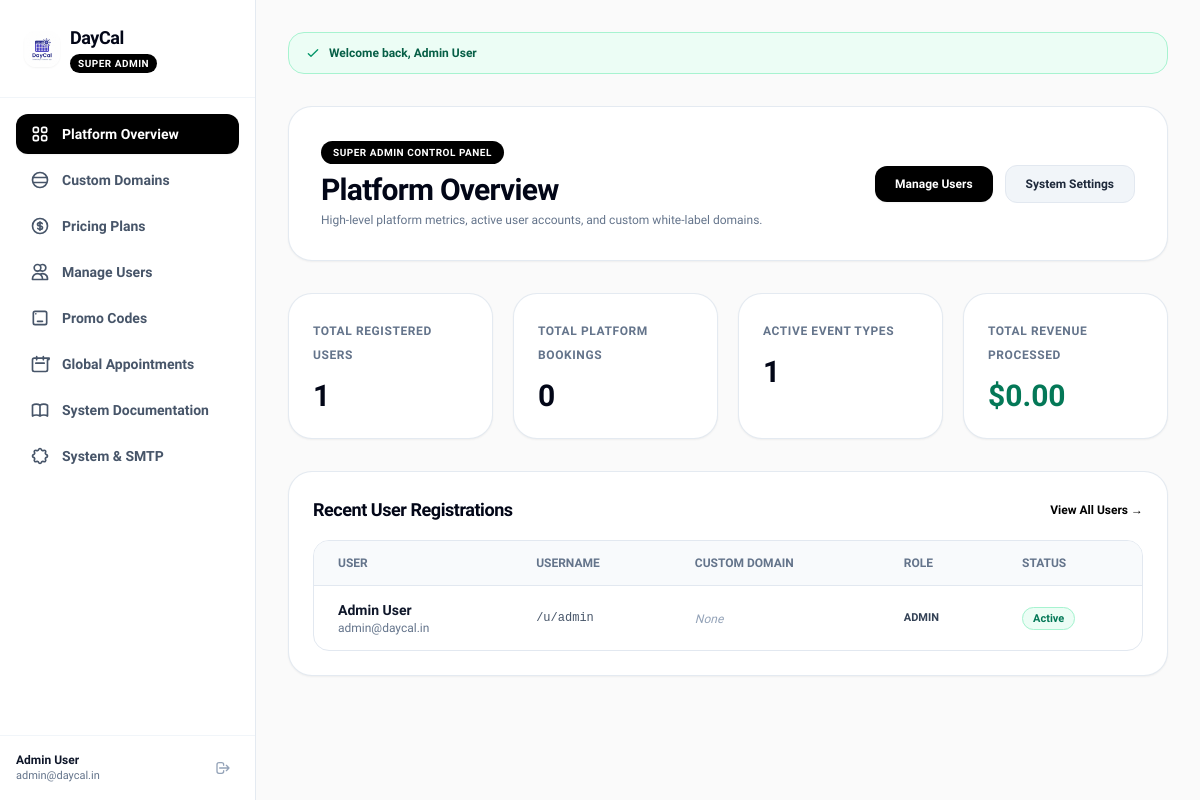
The page /admin (signed in) on the database its author committed.
### tables this page shows
CREATE TABLE `profiles` (
  `id` INT UNSIGNED AUTO_INCREMENT PRIMARY KEY,
  `user_id` INT UNSIGNED NOT NULL,
  `phone` VARCHAR(30) NULL,
  `timezone` VARCHAR(50) NOT NULL DEFAULT 'UTC',
  `company_name` VARCHAR(255) NULL,
  `custom_domain` VARCHAR(255) NULL,
  `bio` TEXT NULL,
  `avatar` VARCHAR(255) NULL,
  `upi_id` VARCHAR(100) NULL,
  `qr_code` VARCHAR(255) NULL,
  `created_at` TIMESTAMP DEFAULT CURRENT_TIMESTAMP,
  `updated_at` TIMESTAMP DEFAULT CURRENT_TIMESTAMP ON UPDATE CURRENT_TIMESTAMP,
  UNIQUE KEY `user_profile` (`user_id`),
  FOREIGN KEY (`user_id`) REFERENCES `users`(`id`) ON DELETE CASCADE
);

CREATE TABLE `users` (
  `id` INT UNSIGNED AUTO_INCREMENT PRIMARY KEY,
  `name` VARCHAR(100) NOT NULL,
  `username` VARCHAR(50) NOT NULL UNIQUE,
  `email` VARCHAR(150) NOT NULL UNIQUE,
  `password_hash` VARCHAR(255) NOT NULL,
  `role` ENUM('user', 'admin') NOT NULL DEFAULT 'user',
  `status` ENUM('active', 'disabled') NOT NULL DEFAULT 'active',
  `remember_token` VARCHAR(255) NULL,
  `created_at` TIMESTAMP DEFAULT CURRENT_TIMESTAMP,
  `updated_at` TIMESTAMP DEFAULT CURRENT_TIMESTAMP ON UPDATE CURRENT_TIMESTAMP
);

### index.php (called while the page is built, shortened)
<?php
$app = new App();
$app->run();

### templates/admin/index.php (the view, shortened to what this page needs)
<?php
$adminTab = "overview";
require_once TEMPLATES_DIR . '/admin/layout/header.php';
?>
<div class="max-w-7xl mx-auto space-y-8">
    <?php if (!empty($success)): ?>
        <div class="bg-emerald-50 border border-emerald-200 text-emerald-800 px-4 py-3 rounded-2xl text-xs font-semibold flex items-center gap-2">
            <svg class="w-4 h-4 text-emerald-600" fill="none" stroke="currentColor" viewBox="0 0 24 24"><path stroke-linecap="round" stroke-linejoin="round" stroke-width="2" d="M5 13l4 4L19 7"></path></svg>
            <span><?= htmlspecialchars($success) ?></span>
        </div>
    <?php endif; ?>
    <div class="bg-white p-8 rounded-3xl border border-slate-200/90 shadow-sm flex flex-col md:flex-row md:items-center justify-between gap-4">
        <div>
            <div class="inline-flex items-center gap-2 px-3 py-1 bg-black text-white text-[10px] font-extrabold rounded-full uppercase tracking-wider mb-2">
                Super Admin Control Panel
            </div>
            <h1 class="text-3xl font-extrabold text-slate-950 tracking-tight">Platform Overview</h1>
            <p class="text-slate-500 text-xs font-medium mt-1">High-level platform metrics, active user accounts, and custom white-label domains.</p>
        </div>
        <div class="flex items-center gap-3">
            <a href="<?= APP_URL ?>/admin/users" class="px-5 py-2.5 bg-black hover:bg-slate-800 text-white text-xs font-bold rounded-xl shadow-sm transition-all">
                Manage Users
            </a>
            <a href="<?= APP_URL ?>/admin/settings" class="px-5 py-2.5 bg-slate-100 hover:bg-slate-200 text-slate-800 text-xs font-bold rounded-xl border border-slate-200 transition-all">
                System Settings
            </a>
        </div>
    </div>
    <div class="grid grid-cols-1 sm:grid-cols-2 lg:grid-cols-4 gap-5">
        <div class="bg-white border border-slate-200/90 rounded-3xl p-6 shadow-sm">
            <span class="text-xs font-bold text-slate-500 uppercase tracking-wider">Total Registered Users</span>
            <p class="text-3xl font-extrabold text-slate-950 mt-3"><?= $usersCount ?></p>
        </div>
        <div class="bg-white border border-slate-200/90 rounded-3xl p-6 shadow-sm">
            <span class="text-xs font-bold text-slate-500 uppercase tracking-wider">Total Platform Bookings</span>
            <p class="text-3xl font-extrabold text-slate-950 mt-3"><?= $bookingsCount ?></p>
        </div>
        <div class="bg-white border border-slate-200/90 rounded-3xl p-6 shadow-sm">
            <span class="text-xs font-bold text-slate-500 uppercase tracking-wider">Active Event Types</span>
            <p class="text-3xl font-extrabold text-slate-950 mt-3"><?= $eventsCount ?></p>
        </div>
        <div class="bg-white border border-slate-200/90 rounded-3xl p-6 shadow-sm">
            <span class="text-xs font-bold text-slate-500 uppercase tracking-wider">Total Revenue Processed</span>
            <p class="text-3xl font-extrabold text-emerald-700 mt-3">$<?= number_format($revenueTotal, 2) ?></p>
        </div>
    </div>
    <div class="bg-white border border-slate-200/90 rounded-3xl p-6 space-y-4 shadow-sm">
        <div class="flex items-center justify-between">
            <h2 class="text-lg font-bold text-slate-950 tracking-tight">Recent User Registrations</h2>
            <a href="<?= APP_URL ?>/admin/users" class="text-xs font-bold text-black hover:underline">View All Users →</a>
        </div>
        <div class="overflow-x-auto rounded-2xl border border-slate-200">
            <table class="w-full text-left text-sm text-slate-700">
                <thead class="bg-slate-50 text-xs font-bold text-slate-500 uppercase border-b border-slate-200">
                    <tr>
                        <th class="px-6 py-3.5">User</th>
                        <th class="px-6 py-3.5">Username</th>
                        <th class="px-6 py-3.5">Custom Domain</th>
                        <th class="px-6 py-3.5">Role</th>
                        <th class="px-6 py-3.5">Status</th>
                    </tr>
                </thead>
                <tbody class="divide-y divide-slate-100">
                    <?php foreach ($users as $u): ?>
                        <tr class="hover:bg-slate-50/60 transition-colors">
                            <td class="px-6 py-3.5">
                                <p class="font-bold text-slate-900 text-sm"><?= htmlspecialchars($u['name']) ?></p>
                                <p class="text-xs text-slate-500"><?= htmlspecialchars($u['email']) ?></p>
                            </td>
                            <td class="px-6 py-3.5 font-mono text-xs text-slate-600">/u/<?= htmlspecialchars($u['username']) ?></td>
                            <td class="px-6 py-3.5">
                                <?php if (!empty($u['custom_domain'])): ?>
                                    <span class="text-xs font-bold text-indigo-700 bg-indigo-50 px-2.5 py-1 rounded-full border border-indigo-200">
                                        🌐 <?= htmlspecialchars($u['custom_domain']) ?>
                                    </span>
                                <?php else: ?>
                                    <span class="text-xs text-slate-400 italic">None</span>
                                <?php endif; ?>
                            </td>
                            <td class="px-6 py-3.5 uppercase text-[11px] font-bold text-slate-700"><?= $u['role'] ?></td>
                            <td class="px-6 py-3.5">
                                <span class="px-2.5 py-1 rounded-full text-[11px] font-bold border <?= $u['status'] === 'active' ? 'bg-emerald-50 text-emerald-700 border-emerald-200' : 'bg-red-50 text-red-700 border-red-200' ?>">
                                    <?= ucfirst($u['status']) ?>
                                </span>
                            </td>
                        </tr>
                    <?php endforeach; ?>
                </tbody>
            </table>
        </div>
    </div>
</div>
<?php require_once TEMPLATES_DIR . '/admin/layout/footer.php'; ?>

### templates/admin/layout/header.php (shortened to what this page needs)
<!DOCTYPE html>
<html lang="en">
<head>
    <script src="https://cdn.tailwindcss.com"></script>
</head>
<body class="bg-[#fafafa] text-slate-900 min-h-screen flex">
    <aside class="w-64 bg-white border-r border-slate-200/90 flex flex-col flex-shrink-0 min-h-screen">
        <div class="p-6 border-b border-slate-100 flex items-center gap-3">
            <a href="<?= APP_URL ?>/admin" class="flex items-center gap-2.5">
                <img src="<?= APP_URL ?>/public/logo.jpg" alt="DayCal Logo" class="w-9 h-9 rounded-xl shadow-sm object-cover">
                <div>
                    <span class="font-extrabold text-lg tracking-tight text-slate-950">DayCal</span>
                    <span class="block text-[10px] bg-black text-white font-extrabold px-2 py-0.5 rounded-full uppercase tracking-wider w-fit mt-0.5">Super Admin</span>
                </div>
            </a>
        </div>
        <nav class="flex-1 p-4 space-y-1.5">
            <a href="<?= APP_URL ?>/admin" class="flex items-center gap-3 px-3.5 py-2.5 rounded-xl font-semibold text-sm transition-all <?= ($adminTab ?? '') === 'overview' ? 'bg-black text-white font-bold shadow-sm' : 'text-slate-600 hover:bg-slate-50 hover:text-slate-950' ?>">
                Platform Overview
            </a>
            <a href="<?= APP_URL ?>/admin/domains" class="flex items-center gap-3 px-3.5 py-2.5 rounded-xl font-semibold text-sm transition-all <?= ($adminTab ?? '') === 'domains' ? 'bg-black text-white font-bold shadow-sm' : 'text-slate-600 hover:bg-slate-50 hover:text-slate-950' ?>">
                <svg class="w-5 h-5" fill="none" stroke="currentColor" viewBox="0 0 24 24"><path stroke-linecap="round" stroke-linejoin="round" stroke-width="2" d="M21 12a9 9 0 11-18 0 9 9 0 0118 0zM3.6 9h16.8M3.6 15h16.8"></path></svg>
                Custom Domains
            </a>
            <a href="<?= APP_URL ?>/admin/plans" class="flex items-center gap-3 px-3.5 py-2.5 rounded-xl font-semibold text-sm transition-all <?= ($adminTab ?? '') === 'plans' ? 'bg-black text-white font-bold shadow-sm' : 'text-slate-600 hover:bg-slate-50 hover:text-slate-950' ?>">
                Pricing Plans
            </a>
            <a href="<?= APP_URL ?>/admin/users" class="flex items-center gap-3 px-3.5 py-2.5 rounded-xl font-semibold text-sm transition-all <?= ($adminTab ?? '') === 'users' ? 'bg-black text-white font-bold shadow-sm' : 'text-slate-600 hover:bg-slate-50 hover:text-slate-950' ?>">
                <svg class="w-5 h-5" fill="none" stroke="currentColor" viewBox="0 0 24 24"><path stroke-linecap="round" stroke-linejoin="round" stroke-width="2" d="M12 4.354a4 4 0 110 5.292M15 21H3v-1a6 6 0 0112 0v1zm0 0h6v-1a6 6 0 00-9-5.197M13 7a4 4 0 11-8 0 4 4 0 018 0z"></path></svg>
                Manage Users
            </a>
            <a href="<?= APP_URL ?>/admin/promo-codes" class="flex items-center gap-3 px-3.5 py-2.5 rounded-xl font-semibold text-sm transition-all <?= ($adminTab ?? '') === 'promos' ? 'bg-black text-white font-bold shadow-sm' : 'text-slate-600 hover:bg-slate-50 hover:text-slate-950' ?>">
                <svg class="w-5 h-5" fill="none" stroke="currentColor" viewBox="0 0 24 24"><path stroke-linecap="round" stroke-linejoin="round" stroke-width="2" d="M7 7h.01M6 20h12a2 2 0 002-2V6a2 2 0 00-2-2H6a2 2 0 00-2 2v12a2 2 0 002 2zM9 16h6"></path></svg>
                Promo Codes
            </a>
            <a href="<?= APP_URL ?>/admin/bookings" class="flex items-center gap-3 px-3.5 py-2.5 rounded-xl font-semibold text-sm transition-all <?= ($adminTab ?? '') === 'bookings' ? 'bg-black text-white font-bold shadow-sm' : 'text-slate-600 hover:bg-slate-50 hover:text-slate-950' ?>">
                <svg class="w-5 h-5" fill="none" stroke="currentColor" viewBox="0 0 24 24"><path stroke-linecap="round" stroke-linejoin="round" stroke-width="2" d="M8 7V3m8 4V3m-9 8h10M5 21h14a2 2 0 002-2V7a2 2 0 002-2H5a2 2 0 00-2 2v12a2 2 0 002 2z"></path></svg>
                Global Appointments
            </a>
            <a href="<?= APP_URL ?>/admin/documentation" class="flex items-center gap-3 px-3.5 py-2.5 rounded-xl font-semibold text-sm transition-all <?= ($adminTab ?? '') === 'docs' ? 'bg-black text-white font-bold shadow-sm' : 'text-slate-600 hover:bg-slate-50 hover:text-slate-950' ?>">
                System Documentation
            </a>
            <a href="<?= APP_URL ?>/admin/settings" class="flex items-center gap-3 px-3.5 py-2.5 rounded-xl font-semibold text-sm transition-all <?= ($adminTab ?? '') === 'settings' ? 'bg-black text-white font-bold shadow-sm' : 'text-slate-600 hover:bg-slate-50 hover:text-slate-950' ?>">
                System & SMTP
            </a>
        </nav>
        <div class="p-4 border-t border-slate-100 flex items-center justify-between">
            <div class="truncate">
                <p class="text-xs font-bold text-slate-900 truncate"><?= htmlspecialchars($admin['name'] ?? 'Super Admin') ?></p>
                <p class="text-[11px] text-slate-500 truncate"><?= htmlspecialchars($admin['email'] ?? '') ?></p>
            </div>
            <a href="<?= APP_URL ?>/logout" class="p-2 text-slate-400 hover:text-red-600 rounded-lg transition-colors" title="Sign out">
                <svg class="w-4 h-4" fill="none" stroke="currentColor" viewBox="0 0 24 24"><path stroke-linecap="round" stroke-linejoin="round" stroke-width="2" d="M17 16l4-4m0 0l-4-4m4 4H7m6 4v1a3 3 0 01-3 3H6a3 3 0 01-3-3V7a3 3 0 013-3h4a3 3 0 013 3v1"></path></svg>
            </a>
        </div>
    </aside>
    <main class="flex-1 overflow-y-auto p-8 bg-[#fafafa]">

### templates/admin/layout/header.php (style rules this page uses)
body { font-family: 'Plus Jakarta Sans', sans-serif; }

### rows shown on the page
profiles: user.name "Admin User", user.email "admin@daycal.in", user.username "admin", shows "None", user.role "ADMIN", user.status "Active"

### other values the page prints
$success "Welcome back, Admin User"
$usersCount "1"
$bookingsCount "0"
$eventsCount "1"
$revenueTotal "0.00"
